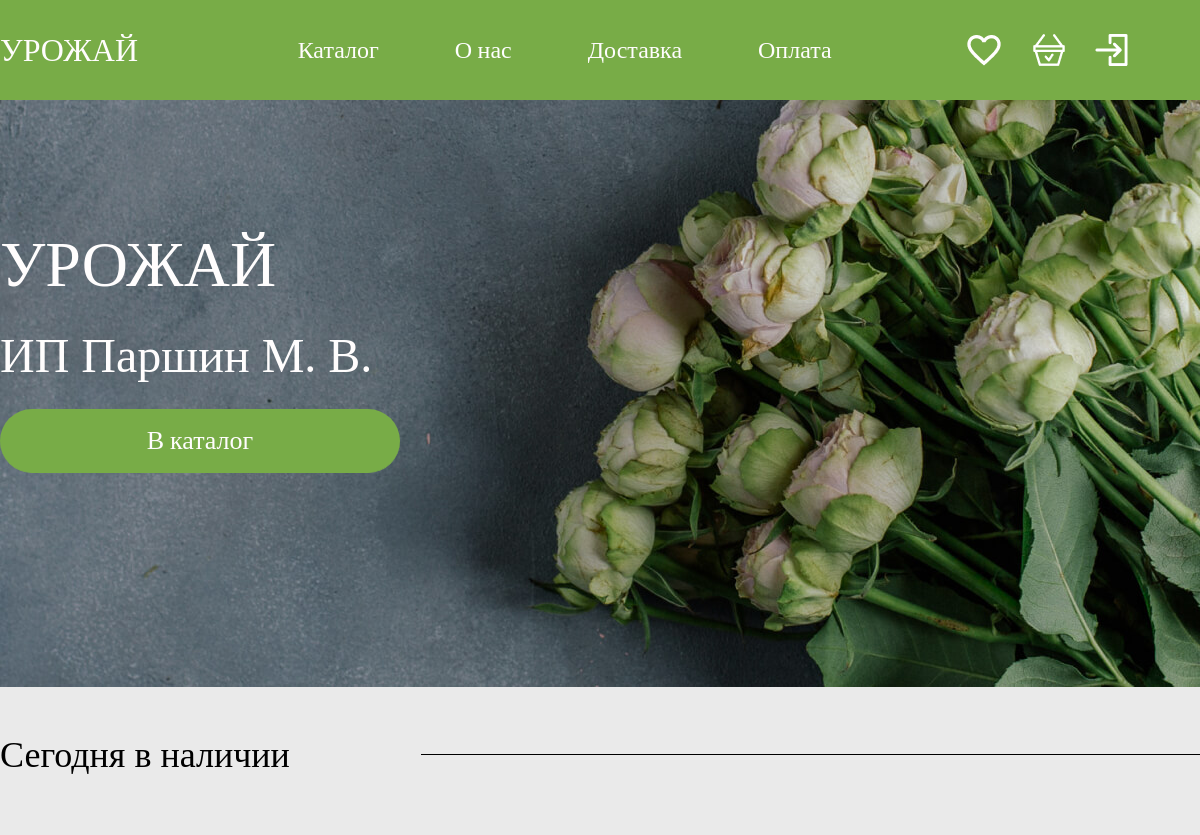
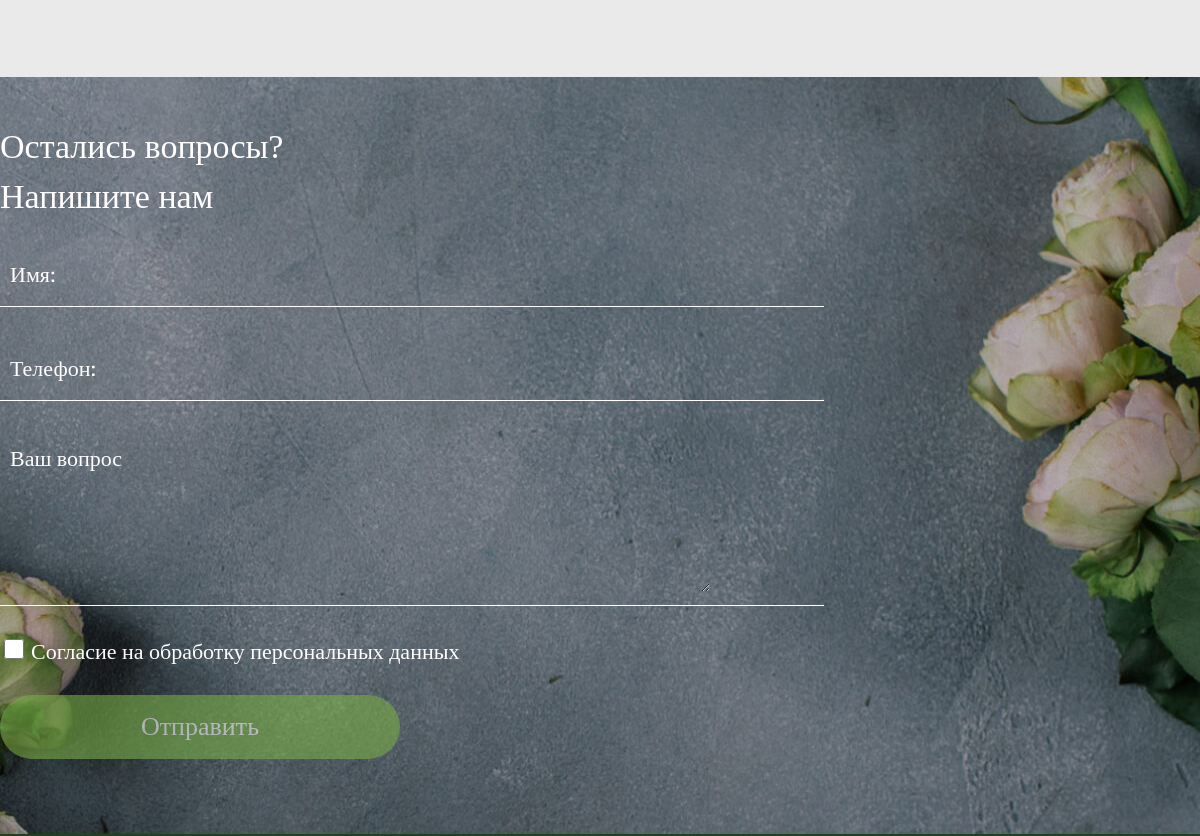
The app's page / (upper part), older data (2 pictures, top to bottom).
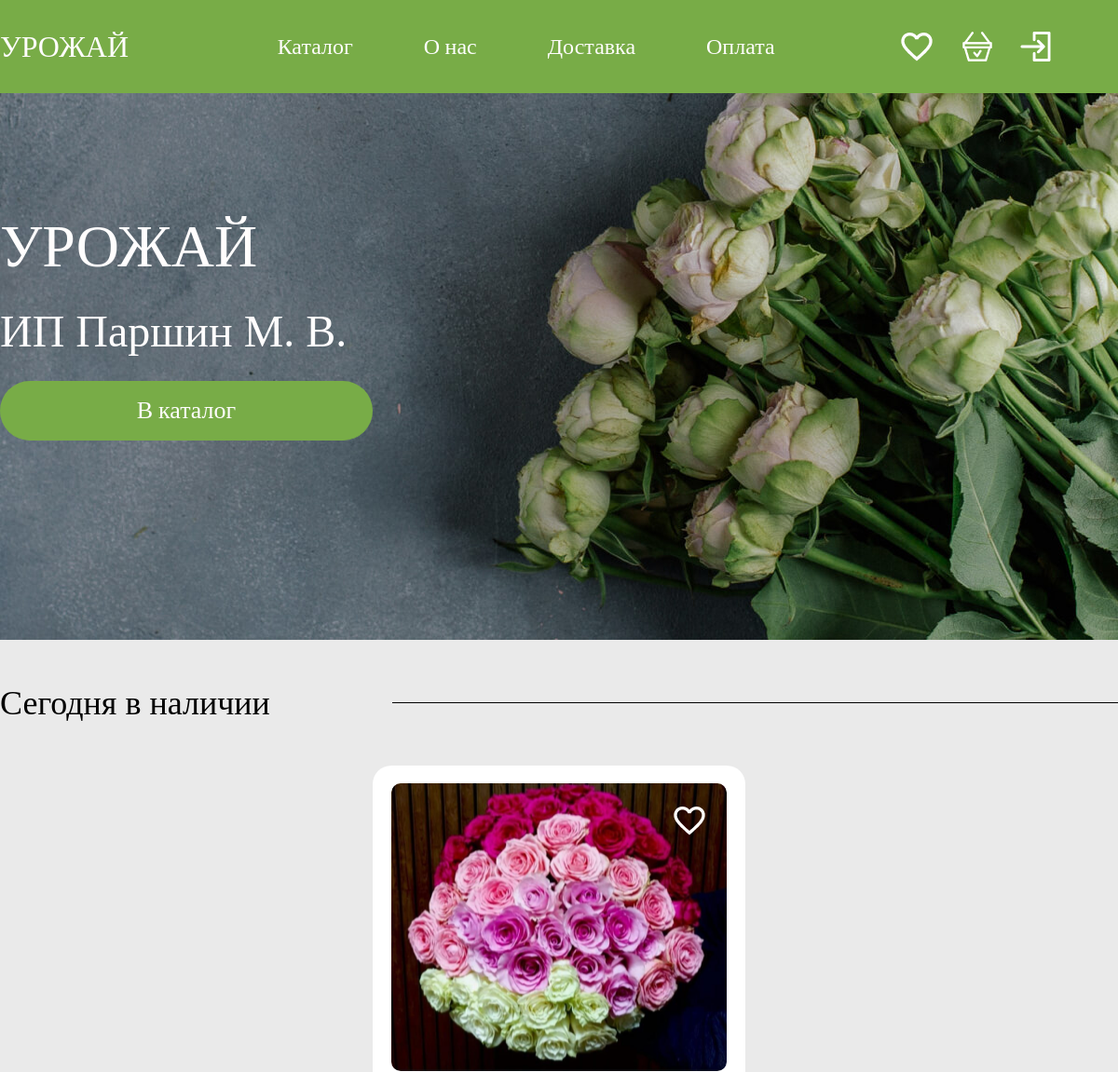
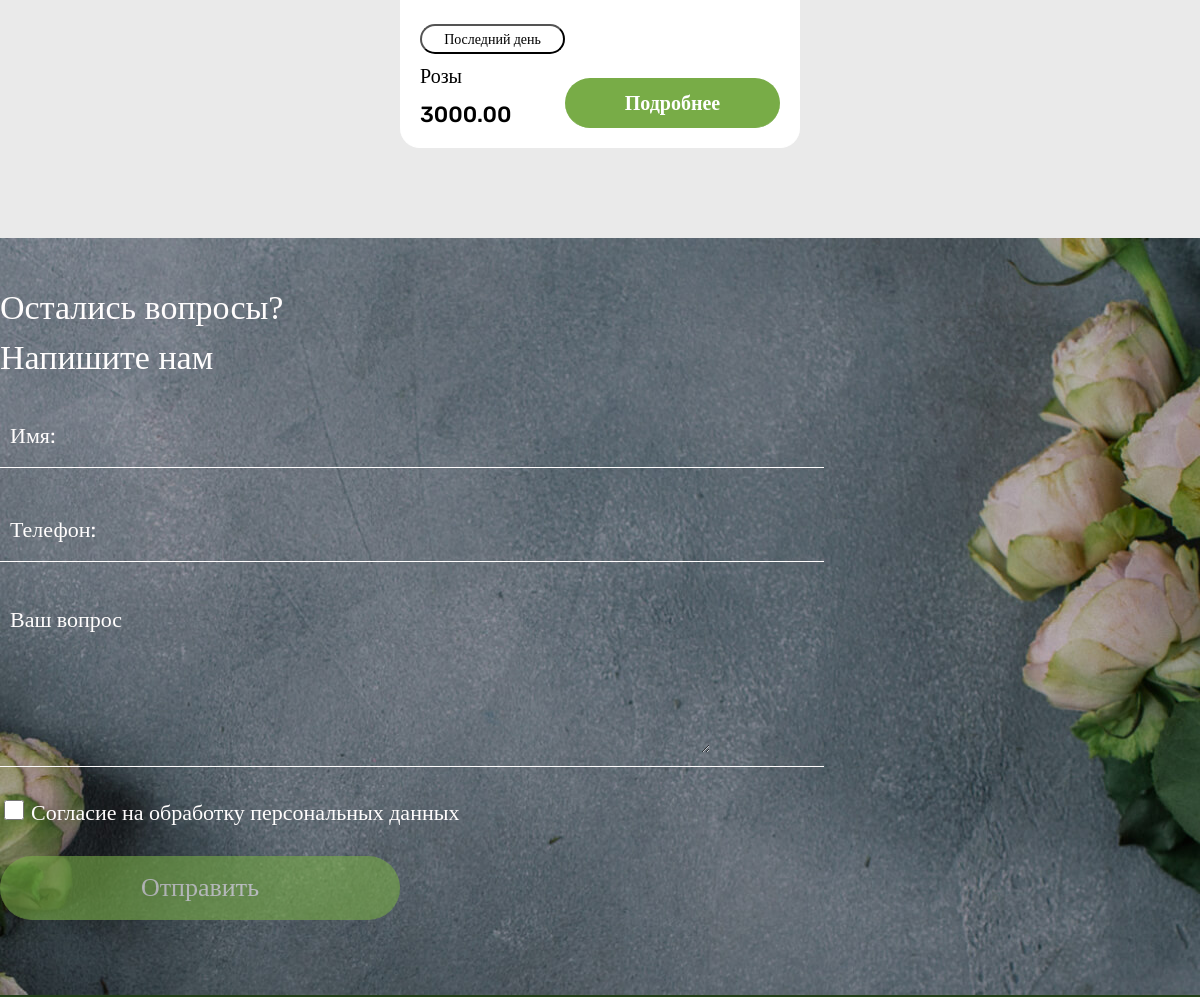
The same page, newer data (2 pictures, top to bottom).
### catalog/models.py (models this page shows, shortened)
class Product(models.Model):
    category = models.ForeignKey(Category, on_delete=models.PROTECT, verbose_name='Категория')
    stock = models.ForeignKey(Stocks, on_delete=models.SET_NULL, verbose_name='Акция', null=True)
    name = models.CharField(max_length=100, verbose_name='Название')
    price = models.DecimalField(max_digits=10, decimal_places=2, verbose_name='Цена')
    description = models.TextField(verbose_name='Описание')
    class Meta:
        verbose_name_plural = 'Товар'

class PhotoProduct(models.Model):
    product = models.ForeignKey(Product, related_name='photos', on_delete=models.CASCADE)
    photo = models.ImageField(upload_to='photos/', verbose_name='Фотография')

class Stocks(models.Model):
    CATEGORY_CHOICES = [
        ('10', '10%'),
        ('20', '20%'),
    ]
    name = models.CharField(max_length=50, verbose_name='Название Акции')
    discount = models.CharField(max_length=50, choices=CATEGORY_CHOICES, verbose_name='Процент скидки')
    class Meta:
        verbose_name_plural = 'Скидки'
    def __str__(self):
        return self.name

### catalog/views.py (the view)
# urls.py: path('', PostListView.as_view(), name='view'),
class PostListView(ListView):
    model = Product
    template_name = 'base.html'
    context_object_name = 'products'
    def get_queryset(self):
        qs = super().get_queryset()
        user = self.request.user
        if user.is_authenticated:
            liked_ids = set(user.user_likes.values_list('like_id', flat=True))
        else:
            liked_ids = set()
        for product in qs:
            product.is_liked = product.id in liked_ids
        return qs
    def get_context_data(self, **kwargs):
        context = super().get_context_data(**kwargs)
        user = self.request.user
        if user.is_authenticated:
            context['like_count'] = user.user_likes.count()
            context['basket_count'] = user.user_products.count()
        else:
            context['like_count'] = 0
            context['basket_count'] = 0
        return context

### catalog/templates/base.html (shortened to what this page needs)
<!DOCTYPE html>
<html lang="en">
<head>
    {% block styles %}
    {% load static %}
    <link rel="stylesheet" type="text/css" href="{% static 'css/style.css' %}">
    {% endblock %}
    <link rel="stylesheet" type="text/css" href="{% static 'css/reset.css' %}">
    <link rel="stylesheet" type="text/css" href="{% static 'css/header_footer.css' %}">
    <link rel="stylesheet" href="{% static 'css/style.css' %}">
    <link href="https://db.onlinewebfonts.com/c/af7d9ff7bc3d5c229740fe9fe78ebca6?family=Vetrino" rel="stylesheet">
</head>
<body>
    <header class="header">
      <div class="container">
        <div class="header__wrapper">
        <a href="{% url 'view' %}" style="cursor:pointer; text-decoration: none; color: inherit;" class="header_name" >
          УРОЖАЙ
        </a>
        <div class="header_menu">
          <div>
            Каталог
          </div>
          <a href="{% url 'about_us'%}" style="cursor:pointer; text-decoration: none; color: white;">
            О нас
          </a>
          <div>
            Доставка
          </div>
          <div>
            Оплата
          </div>
        </div>
        <div class="header_basket">
          <a class="vector" href="{% url 'view' %}">
            {% if user.is_authenticated %}
            <div class="like_count">
              <img src="{% static 'images/Vector.png' %}">
              <div class="count_like">{{ like_count }}</div>
            </div>
            {% else %}
            <div>
              <img src="{% static 'images/Vector.png' %}">
            </div>
            {% endif %}
          </a>
          <a class="vector" href="{% url 'view' %}">
            {% if user.is_authenticated %}
            <div class="basket_count">
              <img src="{% static 'images/Layer_2.png' %}">
              <div class="count_basket">{{ basket_count }}</div>
            </div>
            {% else %}
            <div>
              <img src="{% static 'images/Layer_2.png' %}">
            </div>
            {% endif %}
          </a>
          {% if user.is_authenticated %}
            <a href="{% url 'profile' %}" style="display:inline;">
              <img src="{% static 'images/Frame 839.png' %}">
            </a>
          {% else %}
          <a href="{% url 'login'%}" style="cursor:pointer; text-decoration: none; color: white;">
            <img src="{% static 'images/avtorizovatsya_qcmrbxi1b3yd 2.png' %}">
          </a>
          {% endif %}
        </div>
      </div>
      </div>
    </header>
{% block content %}
    {% include 'name.html' %}
    <section class="catalog">
      <div class="container section">
        <div class="today">
          <div class="div_today">
            <div class="product_text"> Сегодня в наличии </div>
            <div class="line"></div>
          </div>
          <div class="div_product">
            <div class="grup_product mobil">
                  {% for product in products|slice:":3" %}
                    <div class="product">
                      {% for product in products %}
                      <div class="drawing" style="background-image:url('{{ product.photos.all.0.photo.url }}')">
                          {% if user.is_authenticated %}
                              {% if product.is_liked %}
                                  <img class="like-img" src="{% static 'images/Vector1.png' %}"
                                       data-product-id="{{ product.pk }}" style="cursor:pointer;">
                              {% else %}
                                  <img class="like-img" src="{% static 'images/Vector.png' %}"
                                       data-product-id="{{ product.pk }}" style="cursor:pointer;">
                              {% endif %}
                          {% else %}
                              <a href="{% url 'register' %}" style="cursor:pointer; text-decoration: none; color: white;">
                                  <img class="like-img" src="{% static 'images/Vector.png' %}">
                              </a>
                          {% endif %}
                      </div>
                      {% endfor %}
                <div class="product_info">
                  <div class="product_info1">
                    <button class="input_hit" type="button">{{product.stock}}</button>
                    <div class="bouquet_name">
                      {{product.name}}
                    </div>
                    <div class="cost">
                      {{product.price}}
                    </div>
                  </div>
                  <div class="detailed1">
                    <a href="{% url 'detail' product.pk %}" style="cursor:pointer; text-decoration: none; color: white;" class="detailed color">Подробнее</a>
                  </div>
                </div>
              </div>
              {% endfor %}
            </div>
              </div>
            </div>
          </div>
    </section>
    <div class="div_div">
    </div>
    {% include 'feedback.html' %}
{% endblock %}
</body>
</html>

### catalog/templates/name.html
<section class="about">
    <div class="container">
        <div class="mask_top">
          <div class="div_name">
            УРОЖАЙ
          </div>
          <div class="div_ip">
            ИП Паршин М. В.
          </div>
          <div>
            <button class="input_basket color" type="button" id="input_basket">В каталог</button>
          </div>
      </div>
    </div>
</section>

### catalog/templates/feedback.html
<section class="questions">
      <div class="container">
        <div class="mask_bottom">
          <div class="question_letter">
          <div class="question">
            Остались вопросы?
          </div>
          <div class="letter">
            Напишите нам
          </div>
          </div>
          <form action="" method="get">
            <label class="label_name">
              <div>
                Имя:
              </div>
              <input class="input_name" type="text" name="name">
            </label>
            <label class="label_phone">
              <div>
                Телефон:
              </div>
              <input class="input_phone" type="phone" name="phone">
            </label>
            <label class="label_comment">
              <div>
                Ваш вопрос
              </div>
              <textarea name="comment"></textarea>
            </label>
            <div class="input_sogl1">
              <input class="input_sogl" type="checkbox" id="subscribe" name="subscribe" value="yes">
              <label class="label_sogl" for="subscribe">Согласие на обработку<div class="prob"><br></div> персональных данных</label>
            </div>
            <button class="submit color" type="submit" disabled>
              Отправить
            </button>
          </form>
        </div>
      </div>
    </section>

### static/css/header_footer.css (style rules this page uses)
.header { height: 100px; width: 100%; background-color: #78AC47; color: #FFFDFD; font-size: 24px; font-family: "Rubik"; font-weight: 500; }
.container { max-width: 1240px; margin: 0 auto; width: 100%; height: 90%; }
.header__wrapper { display: flex; justify-content: space-between; align-items: center; height: 100px; }
.header_name { height: 84px; width: 227px; display: flex; align-items: center; font-size: 32px; font-family: "Vetrino"; font-weight: 400; }
.header_menu { height: 84px; width: 534px; display: flex; align-items: center; justify-content: space-between; }
.header_basket { gap: 29px; height: 84px; width: 227px; display: flex; align-items: center; justify-content: flex-end; }

Row changes from the older to the newer data that the page shows:
added Product: photos.all.0.photo (picture), stock "Последний день", name "Розы", price "3000.00"
